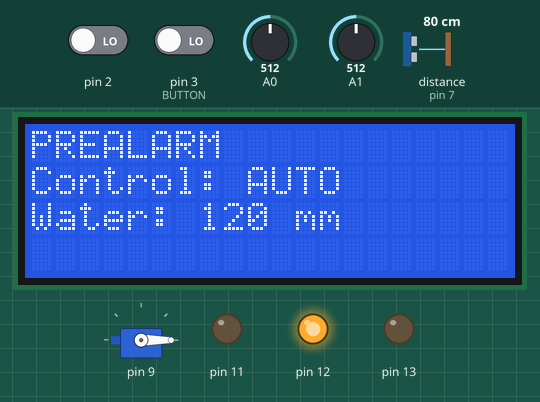
This program was run on a simulated Arduino Uno, built with avr-gcc and run on an emulated ATmega328P. Shown: servo, 20×4 character LCD, output pins drawn as LEDs (lit = HIGH). The test bench sets the inputs (shaded band); at power-on: distance to the obstacle (sensor on pin 7) 80 cm, pin 2 LOW, pin 3 (BUTTON) LOW, A0 = 512, A1 = 512. The echo pulse lasts 58.3 µs per cm; what the program prints to the serial monitor is not drawn.

Above: at 6.3 s.
6.4 s: distance to the obstacle (sensor on pin 7) set to 2 cm
At 7.4 s:
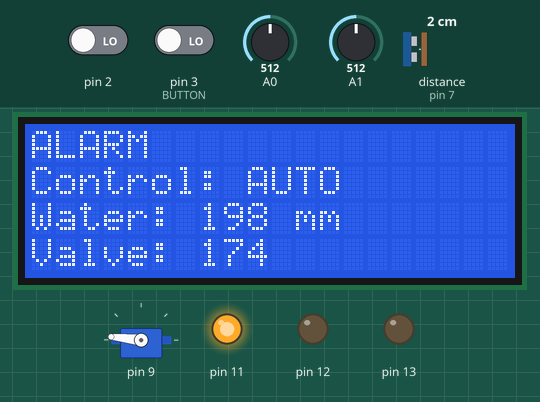
8.5 s: distance to the obstacle (sensor on pin 7) set to 120 cm
At 9.8 s:
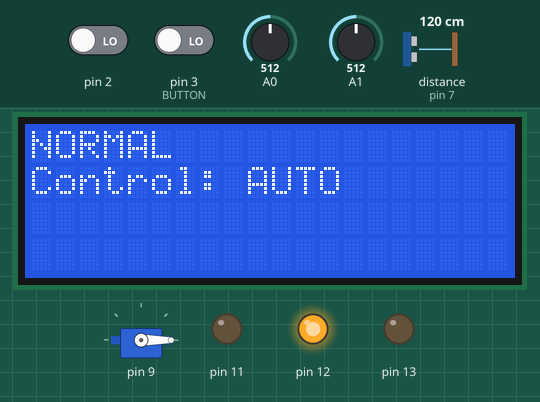
10.6 s: distance to the obstacle (sensor on pin 7) set to 4 cm
At 11.8 s:
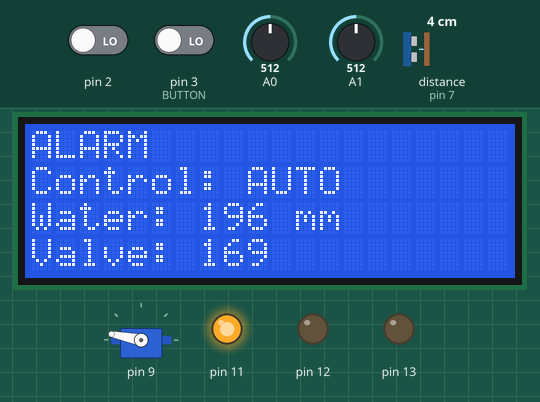
12.7 s: distance to the obstacle (sensor on pin 7) set to 9 cm
At 14.5 s:
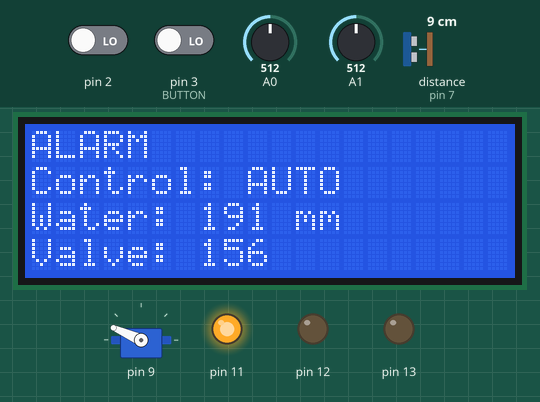
14.8 s: distance to the obstacle (sensor on pin 7) set to 18 cm
At 16.1 s:
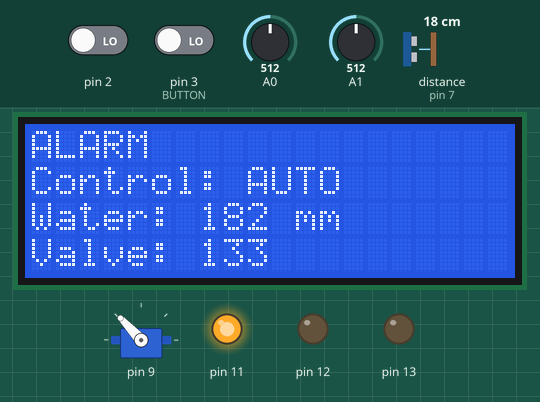
16.9 s: distance to the obstacle (sensor on pin 7) set to 35 cm
At 18.8 s:
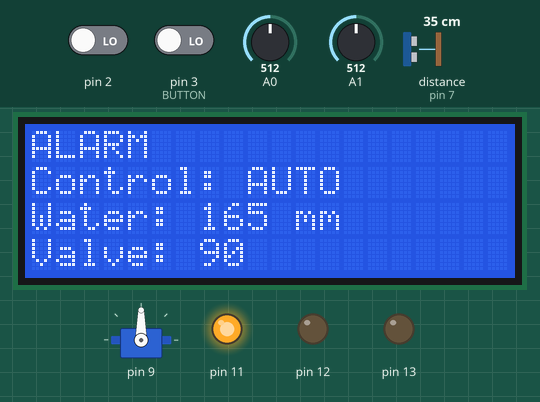
Timing chart, 0 to 20.0 s (numbered marks = the images above; inputs shaded):
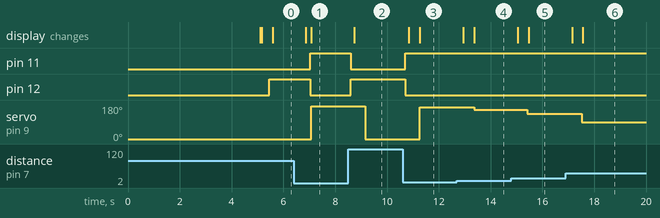

The program:

main.cpp
```cpp
#include <Arduino.h>

#include "LampTask.h"
#include "LcdTask.h"
#include "Parameters.h"
#include "Pins.h"
#include "PotentiometerTask.h"
#include "Scheduler.h"
#include "SerialTask.h"
#include "SonarTask.h"
#include "Status.h"
#include "StoplightTask.h"
#include "ValveTask.h"

Scheduler scheduler;
Status* status = new Status();
void manualButtonPressed();
unsigned long long lastButtonPress = 0;

void setup() {
  scheduler.init(SCHDULER_PERIOD);

  Task* lamp = new LampTask(LED_LAMP, PIR, PHOTORESISTOR, status);
  lamp->init(LAMP_TASK_PERIOD);
  scheduler.addTask(lamp);

  Task* valve = new ValveTask(SERVO, status);
  valve->init(VALVE_TASK_PERIOD);
  scheduler.addTask(valve);

  Task* pot = new PotentiometerTask(POTENZIOMETER, status);
  pot->init(POTENTIOMETER_TASK_PERIOD);
  scheduler.addTask(pot);

  Task* sonar = new SonarTask(SONAR_TRIG, SONAR_ECHO, status);
  sonar->init(SONAR_TASK_PERIOD_NORMAL);
  scheduler.addTask(sonar);

  Task* stoplight = new StoplightTask(LED_RED, LED_GREEN, status);
  stoplight->init(STOPLIGHT_TASK_PERIOD);
  scheduler.addTask(stoplight);

  Task* lcd = new LcdTask(status);
  lcd->init(LCD_TASK_PERIOD);
  scheduler.addTask(lcd);

  Task* serial = new SerialTask(status);
  serial->init(SERIAL_TASK_PERIOD);
  scheduler.addTask(serial);

  attachInterrupt(digitalPinToInterrupt(BUTTON), manualButtonPressed, RISING);
}

void loop() { scheduler.schedule(); }

/*
 * Serial and potentiometer have the same importance.
 * If serial is managing the valve, the physical button is disabled, and vice
 * versa.
 */
void manualButtonPressed() {
  unsigned long long t = millis();
  if (lastButtonPress == 0) {
    lastButtonPress = t;
  }

  if (t - lastButtonPress <= 500) {
    return;
  }

  lastButtonPress = t;

  if (status->getValveControl() == Control::MANUAL) {
    if (status->getManualControlSource() ==
        ManualControlSource::SERIAL_CONTROL) {
      status->setManualControlSource(ManualControlSource::POT_CONTROL);
      return;
    }
    if (status->getManualControlSource() == ManualControlSource::POT_CONTROL) {
      status->setValveControl(Control::AUTO);
      status->setManualControlSource(ManualControlSource::DISABLED);
      return;
    }
  }

  // AUTO control
  if (status->getState() != State::ALARM) {
    return;
  }

  status->setValveControl(Control::MANUAL);
  status->setManualControlSource(ManualControlSource::POT_CONTROL);
  return;
}
```

LampTask.h
```cpp
#ifndef __LAMPTASK__
#define __LAMPTASK__

#include <Led.h>
#include <Photoresistor.h>
#include <Pir.h>
#include <Status.h>
#include <Task.h>
#include "Parameters.h"

class LampTask : public Task {
 public:
  LampTask(int led, int pir, int photo, Status* state);
  void run();

 private:
  unsigned long timeOfLastDetectedMovement = 0;
  Status* status;
  Led* led;
  Pir* pir;
  Photoresistor* photo;

  void turnOff() {
    led->switchOff();
    status->setLamp(Light::OFF);
    return;
  }

  void turnOn() {
    led->switchOn();
    status->setLamp(Light::ON);
    return;
  }
};

#endif
```

Parameters.h
```cpp
#ifndef __PARAMETERS__
#define __PARAMETERS__

#define SCHDULER_PERIOD 100

#define LAMP_TASK_PERIOD 300
#define VALVE_TASK_PERIOD 500
#define POTENTIOMETER_TASK_PERIOD 500

#define SONAR_TASK_PERIOD_NORMAL 500
#define SONAR_TASK_PERIOD_PREALARM 300
#define SONAR_TASK_PERIOD_ALARM 100

#define STOPLIGHT_TASK_PERIOD 500
#define LCD_TASK_PERIOD 200
#define SERIAL_TASK_PERIOD 500

// Used into LampTask.cpp
#define LIGHT_THRESHOLD__LEVEL 150
#define LAMP_TIMEOUT 3000

// Used into StoplightTask.cpp
#define TOGGLE_PERIOD 2000

// Used into ValveTask.cpp and SonarTask.cpp
#define WATER_LEVEL_1 80
#define WATER_LEVEL_2 130
#define WATER_LEVEL_MAX 200
#define WATER_LEVEL_OFFESET 30

// Used into LcdTask.cpp
/* I2C address of the LCD: 0x27 */
#define LCD_ADDRESS 0x27
/* Number of columns: 20 rows: 4 */
#define LCD_COLUMNS 20
#define LCD_ROWS 4

// Used into SerialTask.cpp
#define SERIAL_BAUD 115200
#define MAX_MESSAGE_LENGTH 32

#endif
```

PotentiometerTask.h
```cpp
#ifndef __POTENZIOMETERTASK__
#define __POTENZIOMETERTASK__

#include <Status.h>
#include <Task.h>
#include <Potentiometer.h>

class PotentiometerTask : public Task{
private:
    Potentiometer* pot;
    Status* status;

public:
    PotentiometerTask(int pot_pin, Status* state);
    void run();
};

#endif
```

SerialTask.h
```cpp
#ifndef __SERIALTASK__
#define __SERIALTASK__

#include <Task.h>
#include <Parameters.h>
#include <Status.h>
#include <Arduino.h>

class SerialTask: public Task{
    private:
        Status* status;

        void sendStateMessage();
        void sendLampMessage();
        void sendWaterMessage();
        void sendControlMessage();
        void sendValvePositionMessage();
        void sendManualControlSourceMessage();
        void sendTerminateMessage();

        void updateStatusFromMessage(char * mess);

        void send();
        void read();

    public:
        SerialTask(Status* st);
        void run();


};

#endif
```

SonarTask.h
```cpp
#ifndef __SONARTASK__
#define __SONARTASK__

#include <Sonar.h>
#include <Status.h>
#include <Task.h>
#include "Parameters.h"

class SonarTask : public Task {
 private:
  Sonar* sonar;
  Status* status;

 public:
  SonarTask(int trig_pin, int echo_pin, Status* state);
  void run();
};

#endif
```

StoplightTask.h
```cpp
#ifndef __STOPLIGHTTASK__
#define __STOPLIGHTTASK__

#include <Led.h>
#include <Status.h>
#include <Task.h>
#include "Parameters.h"

class StoplightTask : public Task {
 private:
  unsigned long time;
  Led* greenLed;
  Led* redLed;
  Status* status;

 public:
  StoplightTask(int red_pin, int green_pin, Status* status);
  void run();
};

#endif
```

ValveTask.h
```cpp
#ifndef __VALVETASK__
#define __VALVETASK__

#include <Arduino.h>
#include <Status.h>
#include <Task.h>
#include <Valve.h>
#include "Parameters.h"

class ValveTask : public Task {
  Valve* valve;
  Status* status;

 public:
  ValveTask(int valve_pin, Status* state);
  void run();
};

#endif
```

LampTask.cpp
```cpp
#include "LampTask.h"
#include <Arduino.h>

LampTask::LampTask(int led_pin, int pir_pin, int photo_pin, Status* state) {
  this->status = state;
  this->led = new Led(led_pin);
  this->pir = new Pir(pir_pin);
  this->photo = new Photoresistor(photo_pin);
  //Serial.begin(9600);
}

void LampTask::run() {
  bool isMotionDetected = pir->detectedMotion();
  auto lightIntensity = photo->getIntensity();
  //Serial.println(lightIntensity);
  unsigned long time_now = millis();

  if (isMotionDetected) {
    this->timeOfLastDetectedMovement = time_now;
    //Serial.println("detectedMotion");
  }

  if (status->getState() == State::ALARM      ||
      lightIntensity > LIGHT_THRESHOLD__LEVEL ||
      time_now - timeOfLastDetectedMovement >= LAMP_TIMEOUT
  ) {
    turnOff();
  }else{
    turnOn();
  }
}
```

PotentiometerTask.cpp
```cpp
#include "PotentiometerTask.h"

PotentiometerTask::PotentiometerTask(int pot_pin, Status* state){
    this->pot = new Potentiometer(pot_pin);
    this->status = state;
}

void PotentiometerTask::run(){
    status->setPotValvePosition(pot->read());
}
```

SerialTask.cpp
```cpp
#include "SerialTask.h"

#include <string.h>

SerialTask::SerialTask(Status *st) {
  Serial.begin(SERIAL_BAUD);
  this->status = st;
}

void SerialTask::sendStateMessage() {
  Serial.println((const char *[]){
      "state:normal",
      "state:prealarm",
      "state:alarm",
  }[status->getState()]);
}

void SerialTask::sendLampMessage() {
  Serial.println((const char *[]){
      "lamp:off",
      "lamp:on",
  }[status->getLamp()]);
}

void SerialTask::sendControlMessage() {
  Serial.println((const char *[]){"control:manual",
                                  "control:auto"}[status->getValveControl()]);
}

void SerialTask::sendManualControlSourceMessage() {
  Serial.println((const char *[]){
      "control_source:disabled", "control_source:pot",
      "control_source:serial"}[status->getManualControlSource()]);
}

void SerialTask::sendWaterMessage() {
  Serial.println("water_level:" + String(status->getWater()));
}

void SerialTask::sendValvePositionMessage() {
  Serial.println("valve_position:" + String(status->getValvePosition()));
}

void SerialTask::sendTerminateMessage() { Serial.println(); }

void SerialTask::send() {
  sendStateMessage();
  sendLampMessage();
  sendWaterMessage();
  sendValvePositionMessage();
  sendControlMessage();
  sendManualControlSourceMessage();
  sendTerminateMessage();
}

void SerialTask::updateStatusFromMessage(char *mess) {
  char *part[2];

  part[0] = strtok(mess, ":");
  part[1] = strtok(NULL, "\0");

  // Serial.println(part[0]);
  // Serial.println(part[1]);

  if (!strcmp(part[0], "set_control")) {
    if (!strcmp(part[1], "auto") and status->getManualControlSource() ==
                                         ManualControlSource::SERIAL_CONTROL) {
      status->setManualControlSource(ManualControlSource::DISABLED);
      status->setValveControl(Control::AUTO);
      return;
    }

    if (!strcmp(part[1], "manual") and (status->getState() == State::ALARM or
                                        status->getManualControlSource() ==
                                            ManualControlSource::POT_CONTROL)) {
      status->setValveControl(Control::MANUAL);
      status->setManualControlSource(ManualControlSource::SERIAL_CONTROL);
      return;
    }
  }

  if (!strcmp(part[0], "set_valve")) {
    status->setSerialValvePosition(atoi(part[1]));
    return;
  }
}

void SerialTask::read() {
  // Create a place to hold the incoming message
  static char message[MAX_MESSAGE_LENGTH];
  static unsigned int message_pos = 0;

  while (Serial.available() > 0) {
    if (message_pos >= MAX_MESSAGE_LENGTH) {
      message_pos = 0;
      while (Serial.available() > 0 and Serial.read() != '\0') {
      };
    }
    // Read the next available byte in the serial receive buffer
    char inByte = Serial.read();

    // Full message received...
    if (inByte == '\n') {
      // Add null character to string
      message[message_pos] = '\0';

      // Print the message (or do other things)
      updateStatusFromMessage(message);

      // Reset for the next message
      message_pos = 0;
      continue;
    }

    // Add the incoming byte to our message
    message[message_pos] = inByte;
    message_pos++;
  }
}

void SerialTask::run() {
  read();
  send();
}
```

SonarTask.cpp
```cpp
#include "SonarTask.h"
#include <Arduino.h>

SonarTask::SonarTask(int trig_pin, int echo_pin, Status* state) {
  this->sonar = new Sonar(trig_pin, echo_pin);
  this->status = state;

  // Serial.begin(9600);
}

void SonarTask::run() {
  float sonarReading = sonar->getDistance();
  int wl = (WATER_LEVEL_MAX < sonarReading)
               ? 0
               : WATER_LEVEL_MAX - sonarReading;  // cast implicito ad int

  status->setWater(wl);

  // Serial.print("sonarReading: " + String(sonarReading) + "\twaterLevel: " +
  // waterLevel + "  ");

  if (wl > WATER_LEVEL_2) {
    status->setState(State::ALARM);
    // Serial.println("alarm");
    setPeriod(SONAR_TASK_PERIOD_ALARM);
    return;
  }

  if (wl > WATER_LEVEL_1) {
    status->setState(State::PREALARM);
    // Serial.println("prealarm");
    setPeriod(SONAR_TASK_PERIOD_PREALARM);
    return;
  }
  status->setState(State::NORMAL);
  // Serial.println("normal");
  setPeriod(SONAR_TASK_PERIOD_NORMAL);
}
```

StoplightTask.cpp
```cpp
#include <Arduino.h>
#include "StoplightTask.h"

StoplightTask::StoplightTask(int red_pin, int green_pin, Status* status) {
  this->redLed = new Led(red_pin);
  this->greenLed = new Led(green_pin);
  this->status = status;
  this->time = millis();
}

void StoplightTask::run() {
  switch (status->getState()) {
    case State::PREALARM:
      greenLed->switchOn(); //non specificato nel testo come settare il greenLed
      if(millis() - time > TOGGLE_PERIOD){    //con un periodo di 2 secondi
        redLed->toggle();
        time = millis();
      }
      break;

    case State::ALARM:
      greenLed->switchOff();
      redLed->switchOn();
      break;

    default:
      greenLed->switchOn();
      redLed->switchOff();
  }
}
```

ValveTask.cpp
```cpp
#include "ValveTask.h"

ValveTask::ValveTask(int valve_pin, Status* state) {
  this->valve = new Valve(valve_pin);
  this->status = state;
  this->valve->setPosition(0);
}

void ValveTask::run() {
  if (status->getValveControl() == Control::MANUAL) {
    if (status->getManualControlSource() == ManualControlSource::POT_CONTROL) {
      status->setValvePositionFromPotValvePosition();
    }
    if (status->getManualControlSource() == ManualControlSource::SERIAL_CONTROL) {
      status->setValvePositionFromSerialValvePosition();
    }

  } else if (status->getState() == State::ALARM) {
    int position =
        map(status->getWater(), WATER_LEVEL_2, WATER_LEVEL_MAX, 0, 180);
    status->setValvePosition(position);

  } else {
    status->setValvePosition(0);
  }
    valve->setPosition(status->getValvePosition());
}
```

Pins.h
```cpp
#ifndef __PINS__
#define __PINS__

#define LED_LAMP 13
#define PHOTORESISTOR A0
#define PIR 2

#define SONAR_TRIG 8
#define SONAR_ECHO 7

#define LED_GREEN 12
#define LED_RED 11

// Used into LcdTask.h
/* Wiring: SDA => A4, SCL => A5 */
#define LCD_SDA A4
#define LCD_SCL A5

#define BUTTON 3    //to use interrupts
#define POTENZIOMETER A1

#define SERVO 9

#endif
```

LcdTask.h
```cpp
#include <Task.h>
#include <Status.h>
#include <LiquidCrystal_I2C.h>
#include "Parameters.h"

class LcdTask: public Task{
    private:
        Status* status;
        LiquidCrystal_I2C* lcd;
        void printWater();
        void printValve();
        void printControl();

    public:
        LcdTask(Status* st);
        void run();

};
```

LcdTask.cpp
```cpp
#include "LcdTask.h"

LcdTask::LcdTask(Status* st) {
  this->lcd = new LiquidCrystal_I2C(LCD_ADDRESS, LCD_COLUMNS, LCD_ROWS);
  this->status = st;
  lcd->init();
  lcd->backlight();
}

void LcdTask::printWater() {
  lcd->setCursor(0, 2);
  lcd->print("Water: ");
  lcd->print(status->getWater());
  lcd->print(" mm");
}

void LcdTask::printValve() {
  lcd->setCursor(0, 3);
  lcd->print("Valve: ");
  lcd->print(status->getValvePosition());
}

void LcdTask::printControl() {
  lcd->setCursor(0, 1);
  lcd->print(
      status->getValveControl() == Control::AUTO ? "Control: AUTO"
      : (status->getManualControlSource() == ManualControlSource::POT_CONTROL)
          ? "Control: MANUAL (P)"
          : "Control: MANUAL (S)");
}

void LcdTask::run() {
  lcd->clear();
  lcd->setCursor(0, 0);  // Set the cursor on the third column and first row.

  switch (status->getState()) {
    case ALARM:
      lcd->print("ALARM");
      printControl();
      printWater();
      break;

    case PREALARM:
      lcd->print("PREALARM");
      printControl();
      printWater();
      break;

    default:
      lcd->print("NORMAL");
      lcd->setCursor(6, 0);
      printControl();
      break;
  }

  if (status->getState() == State::ALARM ||
      status->getValveControl() == Control::MANUAL) {
    printValve();
  }
}
```

Measured:
- after the input at 6.4 s, pin 11: LOW → HIGH after 0.63 s instead of 1.2 s; pin 12: HIGH → LOW after 0.63 s; servo on pin 9: 0° → 174° after 0.67 s; the display: first changes after 0.46 s (image 1 shows a later state)
- after the input at 8.5 s, pin 11: HIGH → LOW after 0.11 s; pin 12: LOW → HIGH after 0.11 s; servo on pin 9: 174° → 0° after 0.66 s; the display: changes after 0.23 s (image 2)
- after the input at 10.6 s, pin 11: LOW → HIGH after 0.10 s; pin 12: HIGH → LOW after 0.10 s; servo on pin 9: 0° → 169° after 0.66 s; the display: first changes after 0.25 s (image 3 shows a later state)
- after the input at 12.7 s, servo on pin 9: 169° → 156° after 0.66 s; the display: first changes after 0.25 s (image 4 shows a later state)
- after the input at 14.8 s, servo on pin 9: 156° → 133° after 0.62 s; the display: first changes after 0.25 s (image 5 shows a later state)
- after the input at 16.9 s, servo on pin 9: 133° → 90° after 0.62 s; the display: first changes after 0.25 s (image 6 shows a later state)
